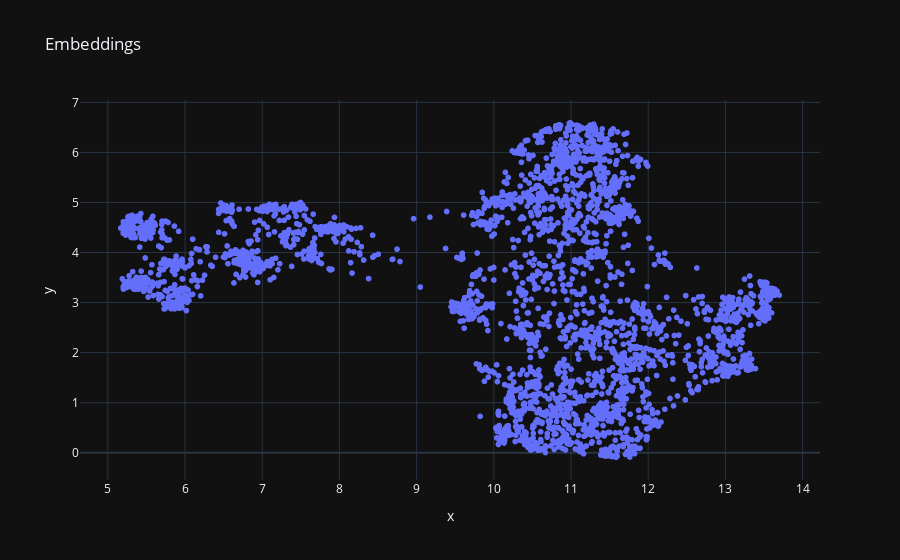

Notebook code cell kept with this figure:
### Markdown cell above
## Embeddings Visualization

### Code cell
# scatter plot
hover_data = {
    "text_short": True,
    "x": False,
    "y": False
}
fig = px.scatter(df, x="x", y="y", 
                template="plotly_dark",
                title="Embeddings", hover_data=hover_data)
fig.update_layout(showlegend=False)
fig.show()

### Figure 1 — Plotly figure (JSON) as saved in the notebook; plotly's stock layout.template omitted (floating-point values rounded to 4 significant figures; data arrays with more than 128 entries replaced by an {"elided": "..."} marker saying what was removed)
{"data": [{"customdata": {"elided": "3000x1 str values"}, "hovertemplate": "text_short=%{customdata[0]}<extra></extra>", "legendgroup": "", "marker": {"color": "#636efa", "symbol": "circle"}, "mode": "markers", "name": "", "showlegend": false, "type": "scattergl", "x": {"elided": "3000 float values"}, "xaxis": "x", "y": {"elided": "3000 float values"}, "yaxis": "y"}], "layout": {"legend": {"tracegroupgap": 0}, "showlegend": false, "title": {"text": "Embeddings"}, "xaxis": {"anchor": "y", "domain": [0, 1], "title": {"text": "x"}}, "yaxis": {"anchor": "x", "domain": [0, 1], "title": {"text": "y"}}}}
